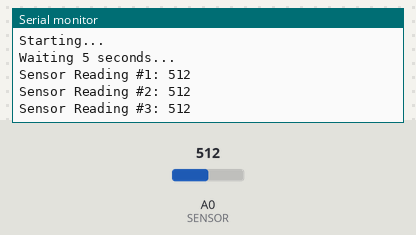
Recording of a sketch running on a simulated Arduino Uno, built with avr-gcc and run on an emulated ATmega328P. On the bench: the last lines printed to the serial monitor. The inputs (shaded band) are chosen by the test bench; at power-on: A0 (SENSOR) = 512.

Above: at 6.2 s.
6.3 s: A0 (SENSOR) set to 716
At 6.9 s:
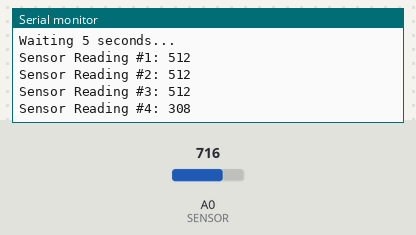
7.8 s: A0 (SENSOR) set to 900
At 11.0 s:
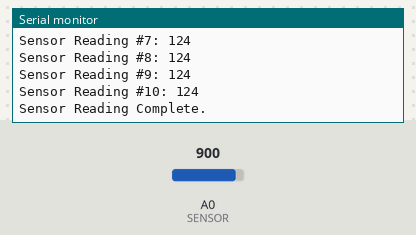
Timing chart, 0 to 12.5 s (numbered marks = the images above; inputs shaded):
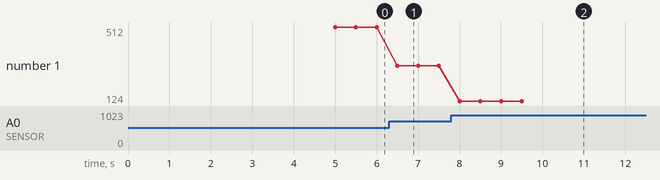

The sketch:

ir_sensor.ino
```cpp
/*
 * IR Sensor Code
 */

#define SENSOR A0
#define START_DELAY_MS 5000
#define SENSOR_READINGS 10
#define READING_DELAY 500

int readingNum = 0;

void setup() {
  Serial.begin(9600);
  Serial.println("Starting...");
  Serial.print("Waiting ");
  Serial.print(START_DELAY_MS/1000);
  Serial.println(" seconds...");
  delay(START_DELAY_MS);
}

void loop() {
  if (readingNum < SENSOR_READINGS) {
    int val = analogRead(SENSOR);
    int invertedVal = 1024 - val;
    Serial.print("Sensor Reading #");
    Serial.print(readingNum + 1);
    Serial.print(": ");
    Serial.println(invertedVal);
    readingNum++;
    delay(READING_DELAY);
  }
  else if (readingNum == 10) {
    Serial.println("Sensor Reading Complete.");
    readingNum++;
  }
}
```

Measured:
- after the input at 6.3 s, the serial monitor: prints a new line after 0.20 s (image 1)
- after the input at 7.8 s, the serial monitor: prints a new line after 0.20 s (image 2)
- plotted number 1: 512 → 308 after the input at 6.3 s, 308 → 124 after the input at 7.8 s
